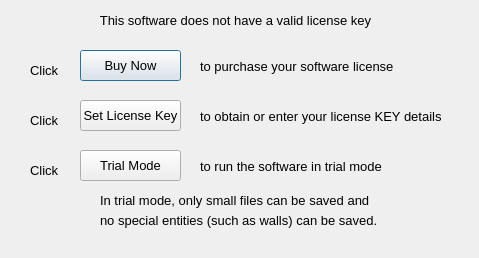
<?xml version="1.0" encoding="UTF-8"?>
<ui version="4.0">
 <class>LicenseKey_Dialog</class>
 <widget class="QDialog" name="LicenseKey_Dialog">
  <property name="geometry">
   <rect>
    <x>0</x>
    <y>0</y>
    <width>479</width>
    <height>258</height>
   </rect>
  </property>
  <property name="minimumSize">
   <size>
    <width>479</width>
    <height>258</height>
   </size>
  </property>
  <property name="maximumSize">
   <size>
    <width>479</width>
    <height>258</height>
   </size>
  </property>
  <property name="font">
   <font>
    <pointsize>10</pointsize>
   </font>
  </property>
  <property name="windowTitle">
   <string>Software license</string>
  </property>
  <widget class="QLabel" name="label_4">
   <property name="geometry">
    <rect>
     <x>20</x>
     <y>10</y>
     <width>431</width>
     <height>20</height>
    </rect>
   </property>
   <property name="font">
    <font>
     <pointsize>10</pointsize>
    </font>
   </property>
   <property name="text">
    <string>This software does not have a valid license key</string>
   </property>
   <property name="alignment">
    <set>Qt::AlignCenter</set>
   </property>
  </widget>
  <widget class="QPushButton" name="_100">
   <property name="geometry">
    <rect>
     <x>80</x>
     <y>50</y>
     <width>101</width>
     <height>31</height>
    </rect>
   </property>
   <property name="text">
    <string>Buy Now</string>
   </property>
   <property name="default">
    <bool>true</bool>
   </property>
  </widget>
  <widget class="QPushButton" name="_101">
   <property name="geometry">
    <rect>
     <x>80</x>
     <y>100</y>
     <width>101</width>
     <height>31</height>
    </rect>
   </property>
   <property name="text">
    <string>Set License Key</string>
   </property>
   <property name="autoDefault">
    <bool>false</bool>
   </property>
  </widget>
  <widget class="QPushButton" name="_102">
   <property name="geometry">
    <rect>
     <x>80</x>
     <y>150</y>
     <width>101</width>
     <height>31</height>
    </rect>
   </property>
   <property name="text">
    <string>Trial Mode</string>
   </property>
   <property name="autoDefault">
    <bool>false</bool>
   </property>
  </widget>
  <widget class="QLabel" name="label_3">
   <property name="geometry">
    <rect>
     <x>30</x>
     <y>60</y>
     <width>46</width>
     <height>21</height>
    </rect>
   </property>
   <property name="text">
    <string>Click</string>
   </property>
  </widget>
  <widget class="QLabel" name="label_5">
   <property name="geometry">
    <rect>
     <x>30</x>
     <y>110</y>
     <width>46</width>
     <height>21</height>
    </rect>
   </property>
   <property name="text">
    <string>Click</string>
   </property>
  </widget>
  <widget class="QLabel" name="label_6">
   <property name="geometry">
    <rect>
     <x>30</x>
     <y>160</y>
     <width>46</width>
     <height>21</height>
    </rect>
   </property>
   <property name="text">
    <string>Click</string>
   </property>
  </widget>
  <widget class="QLabel" name="label_7">
   <property name="geometry">
    <rect>
     <x>200</x>
     <y>106</y>
     <width>281</width>
     <height>21</height>
    </rect>
   </property>
   <property name="text">
    <string>to obtain or enter your license KEY details</string>
   </property>
  </widget>
  <widget class="QLabel" name="label_8">
   <property name="geometry">
    <rect>
     <x>200</x>
     <y>56</y>
     <width>281</width>
     <height>21</height>
    </rect>
   </property>
   <property name="text">
    <string>to purchase your software license</string>
   </property>
  </widget>
  <widget class="QLabel" name="label_9">
   <property name="geometry">
    <rect>
     <x>200</x>
     <y>156</y>
     <width>281</width>
     <height>21</height>
    </rect>
   </property>
   <property name="text">
    <string>to run the software in trial mode</string>
   </property>
  </widget>
  <widget class="QLabel" name="label_10">
   <property name="geometry">
    <rect>
     <x>100</x>
     <y>190</y>
     <width>301</width>
     <height>21</height>
    </rect>
   </property>
   <property name="text">
    <string>In trial mode, only small files can be saved and</string>
   </property>
  </widget>
  <widget class="QLabel" name="label_11">
   <property name="geometry">
    <rect>
     <x>100</x>
     <y>210</y>
     <width>291</width>
     <height>21</height>
    </rect>
   </property>
   <property name="text">
    <string>no special entities (such as walls) can be saved.</string>
   </property>
  </widget>
 </widget>
 <resources/>
 <connections/>
</ui>
